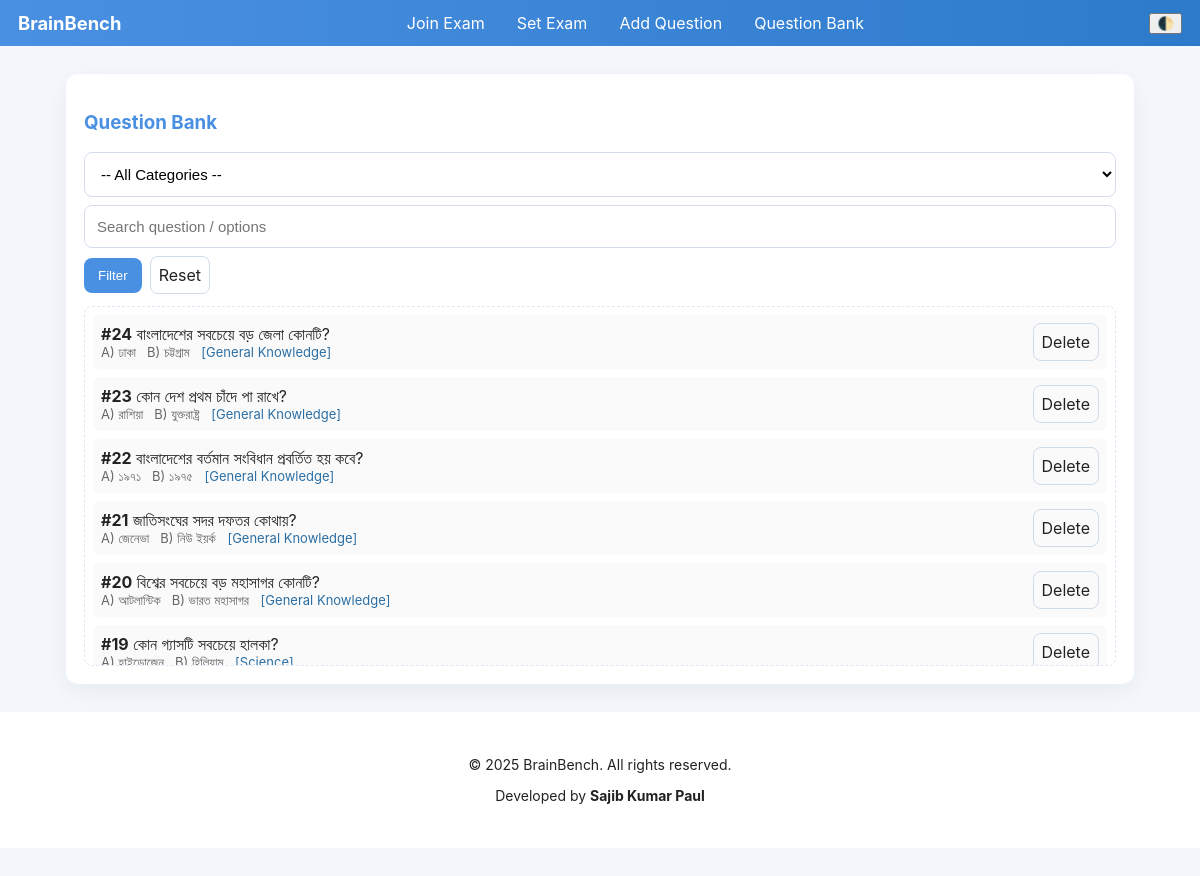
Screenshot of /question_bank.php with the database file from the repository.
### tables this page shows
CREATE TABLE `questions` (
  `id` int(11) NOT NULL,
  `category_id` int(11) DEFAULT NULL,
  `question` text NOT NULL,
  `option_a` varchar(255) NOT NULL,
  `option_b` varchar(255) NOT NULL,
  `option_c` varchar(255) NOT NULL,
  `option_d` varchar(255) NOT NULL,
  `correct_option` enum('a','b','c','d') NOT NULL
);

CREATE TABLE `categories` (
  `id` int(11) NOT NULL,
  `name` varchar(100) NOT NULL
);

### question_bank.php (the view, shortened to what this page needs)
<?php
include 'db.php';
include 'header.php';
$search_q = isset($_GET['q']) ? trim($_GET['q']) : '';
$exam_id = isset($_GET['exam_id']) ? intval($_GET['exam_id']) : 0;
$sql = "SELECT q.*, c.name as category_name FROM questions q LEFT JOIN categories c ON q.category_id=c.id";
$sql .= " ORDER BY q.id DESC";
$stmt = $conn->prepare($sql);
$stmt->execute();
$res = $stmt->get_result();
?>
<div class="container">
  <div class="card">
    <h3 style="color:var(--accent)">Question Bank</h3>
    <form method="GET" style="display:flex;gap:8px;flex-wrap:wrap;margin-bottom:12px;align-items:center">
      <select name="category">
        <option value="0">-- All Categories --</option>
      </select>
      <input type="text" name="q" placeholder="Search question / options" value="<?=htmlspecialchars($search_q)?>">
      <button class="primary" type="submit">Filter</button>
      <a class="button-ghost" href="question_bank.php<?= $exam_id ? '?exam_id='.$exam_id : '' ?>">Reset</a>
    </form>
    <div class="question-list">
      <?php while($r = $res->fetch_assoc()): ?>
        <label class="q-item">
          <div style="flex:1">
            <strong>#<?=$r['id']?></strong> <?=htmlspecialchars($r['question'])?>
            <div style="font-size:13px;color:#666;">
              A) <?=htmlspecialchars($r['option_a'])?> &nbsp; B) <?=htmlspecialchars($r['option_b'])?>
              <?php if($r['category_name']): ?> <span style="margin-left:8px;color:#2b6ea3">[<?=htmlspecialchars($r['category_name'])?>]</span><?php endif; ?>
            </div>
          </div>
          <div>
            <a class="button-ghost" href="question_bank.php?delete=<?=$r['id']?><?= $exam_id ? '&exam_id='.$exam_id : '' ?>" onclick="return confirm('Delete question?')">Delete</a>
          </div>
        </label>
      <?php endwhile; ?>
    </div>
  </div>
</div>
<?php include 'footer.php'; ?>

### header.php (shortened to what this page needs)
<?php
$base = rtrim(dirname($_SERVER['SCRIPT_NAME']), '/\\');
?>
<!doctype html>
<html lang="en">
<head>
  <link rel="stylesheet" href="<?php echo $base; ?>/style.css?v=<?php echo file_exists(__DIR__.'/style.css') ? filemtime(__DIR__.'/style.css') : time(); ?>">
</head>
<body>
<header>
  <nav class="topnav">
    <div class="brand">BrainBench</div>
    <ul class="nav-links" role="menu">
      <li><a href="<?php echo $base; ?>/index.php">Join Exam</a></li>
      <li><a href="<?php echo $base; ?>/admin.php">Set Exam</a></li>
      <li><a href="<?php echo $base; ?>/add_question.php">Add Question</a></li>
      <li><a href="<?php echo $base; ?>/question_bank.php">Question Bank</a></li>
    </ul>
    <div class="nav-right">
      <button id="modeToggle" aria-label="Toggle dark mode">🌓</button>
    </div>
  </nav>
</header>

### footer.php (shortened to what this page needs)
<footer style="background:var(--card); padding:16px 0; text-align:center; font-size:14px; color:var(--text);">
  <div class="container">
    <p>&copy; <?= date('Y') ?> BrainBench. All rights reserved.</p>
    <p>Developed by <strong>Sajib Kumar Paul</strong></p>
  </div>
</footer>
</body>
</html>

### style.css (style rules this page uses)
:root { --accent: #4a90e2; --bg: #f4f7fb; --card: #fff; --text: #222; }
* { box-sizing:border-box }
body { font-family: Inter, system-ui, Arial, sans-serif; margin:0; background:var(--bg); color:var(--text); transition:background .25s,color .25s; }
.topnav { display:flex;align-items:center;justify-content:space-between; padding:12px 18px;background:linear-gradient(90deg,var(--accent),#2d7acb); color:#fff;position:sticky;top:0;z-index:1000; }
.brand { font-weight:700;font-size:1.15rem }
.nav-links { display:flex;gap:12px;list-style:none;margin:0;padding:0 }
.nav-links a { color:#fff;text-decoration:none;padding:8px 10px;border-radius:8px }
.nav-right { display:flex;align-items:center;gap:10px }
.container { max-width:1100px;margin:28px auto;padding:0 16px }
.card { background:var(--card);border-radius:12px;padding:18px;box-shadow:0 8px 28px rgba(20,30,50,0.06); transition:background .25s; }
input[type="text"], select, input[type="datetime-local"], textarea { padding:12px;border-radius:8px;border:1px solid #d6ddea;background:transparent; min-width:0;font-size:15px;width:100%; }
button.primary { background:var(--accent);color:#fff;padding:10px 14px;border-radius:8px;border:none;cursor:pointer; }
.button-ghost { background:transparent;border:1px solid #cfdbe9;padding:8px;border-radius:8px;color:var(--text) }
.question-list { display:grid;gap:8px;max-height:360px;overflow:auto;padding:8px;border-radius:8px;border:1px dashed #e0e8f5 }
.q-item { display:flex;align-items:center;gap:10px;padding:8px;border-radius:6px;background:rgba(0,0,0,0.02) }
a.button-ghost { text-decoration:none;display:inline-block }
.topnav { display:flex; align-items:center; justify-content:space-between; padding:12px 18px; background:linear-gradient(90deg,var(--accent),#2d7acb); color:#fff; position:sticky; top:0; z-index:1000; }
.nav-links { display:flex; gap:12px; list-style:none; margin:0; padding:0; }
.nav-links li a { color:#fff; text-decoration:none; padding:8px 10px; border-radius:8px; }
.nav-right { display:flex; align-items:center; gap:8px; }

### rows the page displays
questions: id "24", question "বাংলাদেশের সবচেয়ে বড় জেলা কোনটি?", option_a "ঢাকা", option_b "চট্টগ্রাম", category.name "General Knowledge"
questions: id "23", question "কোন দেশ প্রথম চাঁদে পা রাখে?", option_a "রাশিয়া", option_b "যুক্তরাষ্ট্র", category.name "General Knowledge"
questions: id "22", question "বাংলাদেশের বর্তমান সংবিধান প্রবর্তিত হয় কবে?", option_a "১৯৭১", option_b "১৯৭৫", category.name "General Knowledge"
questions: id "21", question "জাতিসংঘের সদর দফতর কোথায়?", option_a "জেনেভা", option_b "নিউ ইয়র্ক", category.name "General Knowledge"
questions: id "20", question "বিশ্বের সবচেয়ে বড় মহাসাগর কোনটি?", option_a "আটলান্টিক", option_b "ভারত মহাসাগর", category.name "General Knowledge"
questions: id "19", question "কোন গ্যাসটি সবচেয়ে হালকা?", option_a "হাইড্রোজেন", option_b "হিলিয়াম", category.name "Science"
